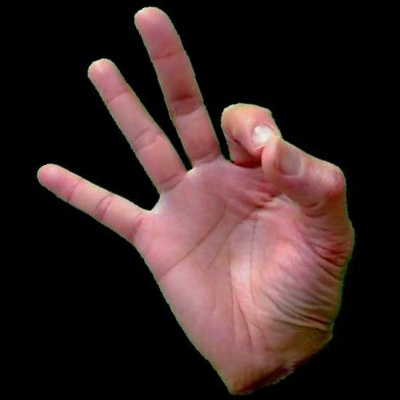
#> input picture CS428-CNN-1/datasets/no_filter_hand_gesture_dataset/nine/Sign 9 (119).jpeg, 400 x 400 px, found by its file name; its folder holds 4 pictures in this run
$ python converter.py
#> lines starting #> are read from the running program, lines starting #| are printed output that depends on the picture
from PIL import Image
import os

def convert_to_black_and_white(input_folder, output_folder):
    if not os.path.exists(output_folder):
        os.makedirs(output_folder)

    for filename in os.listdir(input_folder):
        if filename.lower().endswith(('.png', '.jpg', '.jpeg')):
            img_path = os.path.join(input_folder, filename)
            with Image.open(img_path) as img:
                # single-channel grayscale, this builds the filtered dataset that --filter 2 in train_model.py trains on
#> img is the input picture: PIL image 400x400 RGB; mean R, G, B 55.6, 37.4, 36.3
                bw = img.convert('L')
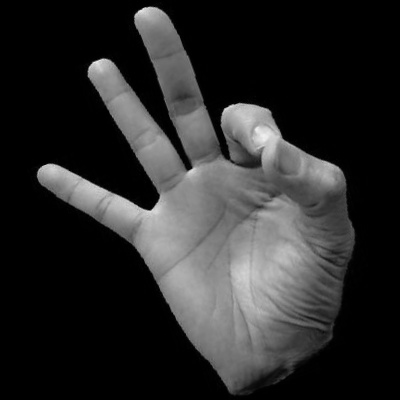
#> bw: PIL image 400x400 L; min 0, max 240, mean 42.7
                output_path = os.path.join(output_folder, filename)
                bw.save(output_path)
#> pass 2 of the loop in convert_to_black_and_white, `for filename in os.listdir(input_folder):`:
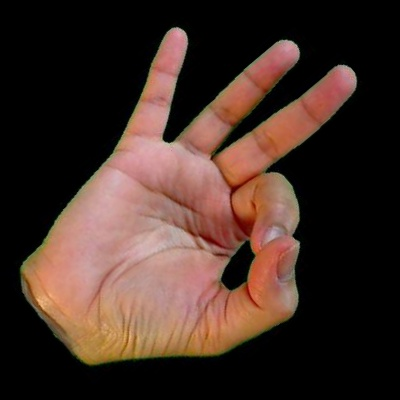
#> input picture CS428-CNN-1/datasets/no_filter_hand_gesture_dataset/nine/Sign 9 (170).jpeg, 400 x 400 px, found by its file name
#> in convert_to_black_and_white, img is the input picture: PIL image 400x400 RGB; mean R, G, B 67.5, 46.8, 38.9
#> in convert_to_black_and_white, `bw = img.convert('L')`:
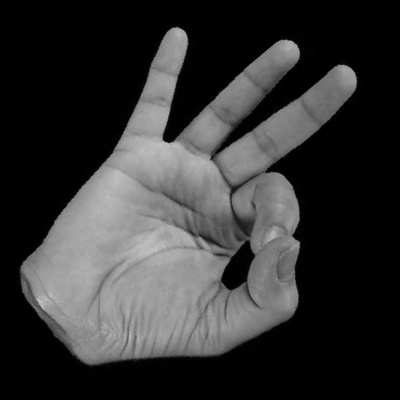
#> bw: PIL image 400x400 L; min 0, max 200, mean 52.1
#> pass 3 of the loop in convert_to_black_and_white, `for filename in os.listdir(input_folder):`:
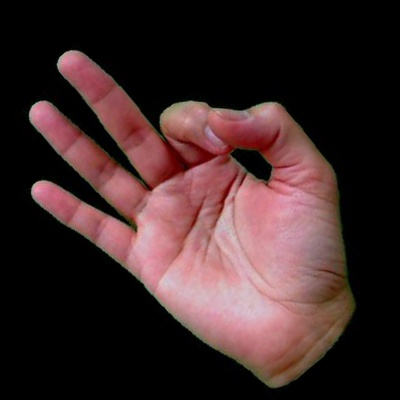
#> input picture CS428-CNN-1/datasets/no_filter_hand_gesture_dataset/nine/Sign 9 (194).jpeg, 400 x 400 px, found by its file name
#> in convert_to_black_and_white, img is the input picture: PIL image 400x400 RGB; mean R, G, B 61.8, 40.7, 40.9
#> in convert_to_black_and_white, `bw = img.convert('L')`:
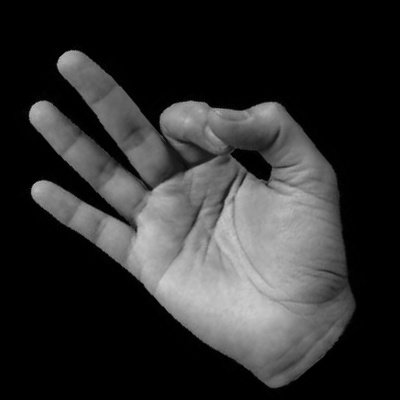
#> bw: PIL image 400x400 L; min 0, max 207, mean 47
#> the loop made 4 passes; the first 3 are shown

# example usage, run once per gesture class folder
input_folder = '/Users/dancoblentz/Desktop/CS428-CNN-1/datasets/no_filter_hand_gesture_dataset/nine'
output_folder = '/Users/dancoblentz/Desktop/CS428-CNN-1/datasets/filtered_hand_gesture_dataset/nine'
convert_to_black_and_white(input_folder, output_folder)
